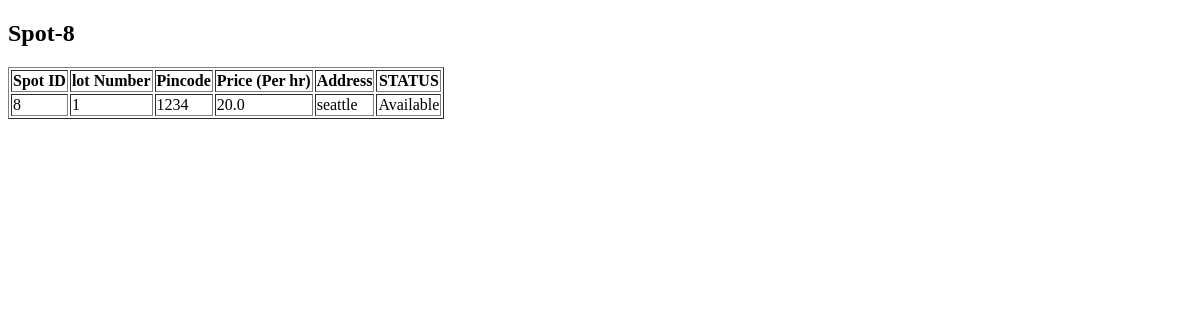
The app's page /spots/8, older data.
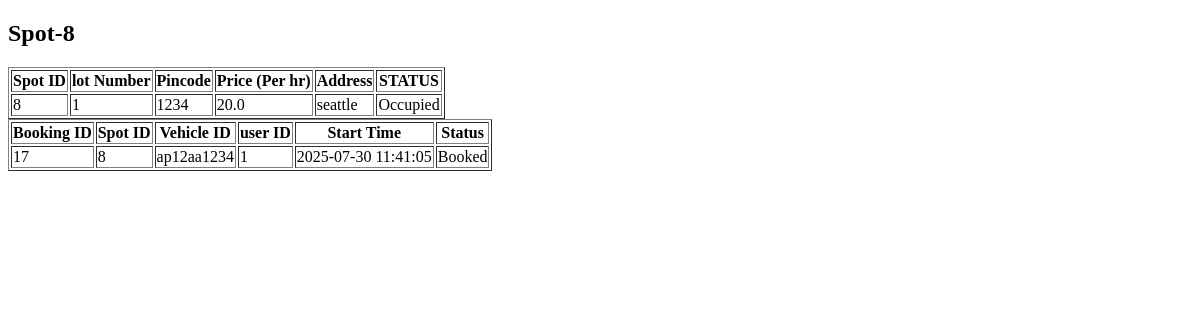
The same page, newer data.
### tables this page shows
CREATE TABLE ParkingSpots (
              spot_id  INTEGER PRIMARY KEY AUTOINCREMENT,
              lot_id   INTEGER NOT NULL,
              status   TEXT    NOT NULL DEFAULT 'Available'
                         CHECK(status IN ('Available','Occupied','OutOfService')),
              FOREIGN KEY(lot_id) REFERENCES ParkingLots(lot_id)
                ON DELETE CASCADE
            );

CREATE TABLE Bookings (
              booking_id  INTEGER PRIMARY KEY AUTOINCREMENT,
              spot_id     INTEGER NOT NULL,
              vehicle_id  INTEGER NOT NULL,
              start_time  DATETIME NOT NULL DEFAULT CURRENT_TIMESTAMP,
              end_time    DATETIME,
              status      TEXT    NOT NULL DEFAULT 'Booked'
                           CHECK(status IN ('Booked','Completed','Cancelled')),
              duration_hours Float Default NULL,
              total_amount Float Default NULL,
              FOREIGN KEY(spot_id)    REFERENCES ParkingSpots(spot_id)
                ON DELETE CASCADE,
              FOREIGN KEY(vehicle_id) REFERENCES Vehicles(vehicle_id)
                ON DELETE CASCADE
            );

CREATE TABLE Vehicles (
              vehicle_id     INTEGER PRIMARY KEY AUTOINCREMENT,
              user_id        INTEGER NOT NULL,
              vehicle_number TEXT    NOT NULL,
              FOREIGN KEY(user_id) REFERENCES Users(user_id)
                ON DELETE CASCADE
            );

### app.py (the view)
@app.route('/spots/<int:spotid>')
def spot_details(spotid):
    with sqlite3.connect(DB) as con:
        cur = con.cursor()
        cur.execute('''
        Select s.spot_id, s.lot_id, l.pin_code, l.price_per_hour, l.address, s.status
         From ParkingSpots as s join ParkingLots as l
         where s.lot_id=l.lot_id and s.spot_id = ?''', (spotid,))
        spot = cur.fetchone()
        booking = ()
        if spot[-1] == 'Occupied':
            cur.execute('''
            Select b.booking_id, b.spot_id, v.vehicle_number, v.user_id, b.start_time, b.status
            From Bookings as b join Vehicles as v
            where b.vehicle_id=v.vehicle_id and b.spot_id=? and b.status = ?''', (spotid, 'Booked'))
            booking = cur.fetchone()
            print(booking)
        return render_template('spotDetails.html', spot=spot, bk=booking)

### templates/spotDetails.html (shortened to what this page needs)
<!DOCTYPE html>
<html lang="en">
<head>
</head>
<body>
<h2>Spot-{{spot[0]}}</h2>
<table border="1">
    <tr>
        <th>Spot ID</th>
        <th>lot Number</th>
        <th>Pincode</th>
        <th>Price (Per hr)</th>
        <th>Address</th>
        <th>STATUS</th>
    </tr>
    <tr>
            <td>{{ spot[0] }}</td>
            <td>{{ spot[1] }}</td>
            <td>{{ spot[2] }}</td>
            <td>{{ spot[3] }}</td>
            <td>{{ spot[4] }}</td>
            <td>{{ spot[5] }}</td>
    </tr>
</table>
  {% if spot[5] == 'Occupied' %}
<table border="1">
    <tr>
        <th>Booking ID</th>
        <th>Spot ID</th>
        <th>Vehicle ID</th>
        <th>user ID</th>
        <th>Start Time</th>
        <th>Status</th>
    </tr>
    <tr>
            <td>{{ bk[0] }}</td>
            <td>{{ bk[1] }}</td>
            <td>{{ bk[2] }}</td>
            <td>{{ bk[3] }}</td>
            <td>{{ bk[4] }}</td>
            <td>{{ bk[5] }}</td>
    </tr>
</table>
            {% endif %}
</body>
</html>

Row changes from the older to the newer data that the page shows:
changed ParkingSpots id 8: status "Available" → "Occupied"
added Bookings: booking_id "17", spot "8", start_time "2025-07-30 11:41:05", status "Booked"
now on this page (row unchanged): Vehicles: vehicle_number "ap12aa1234", user "1"
Text that changed along with them:
text now shown: "Booking ID Spot ID Vehicle ID user ID Start Time Status"
